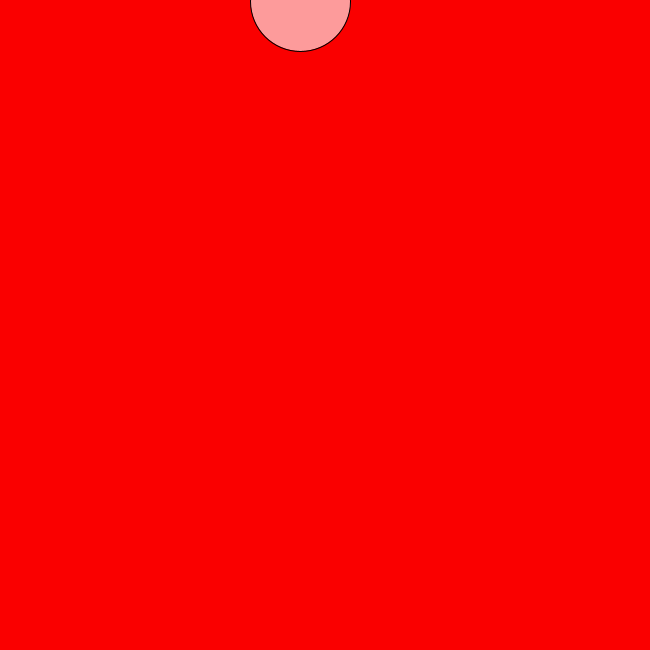
Frame 1 (no input)
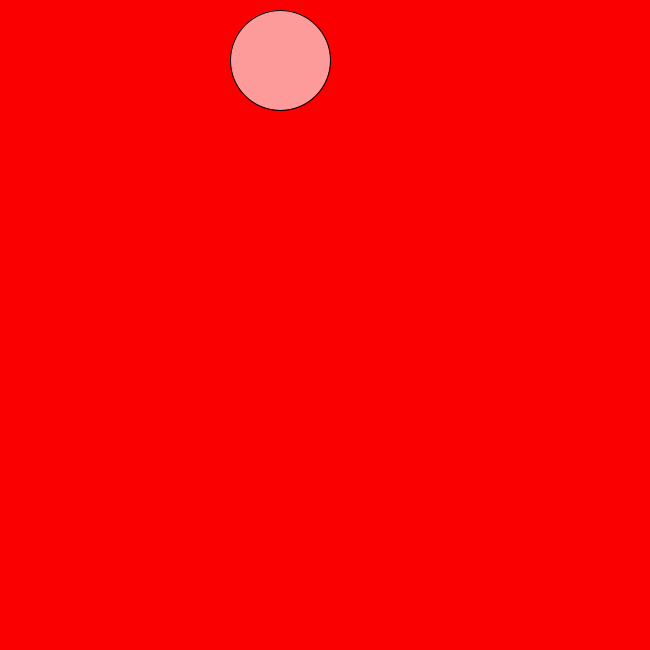
Frame 60 (the mouse pressed at the canvas centre just before this capture)
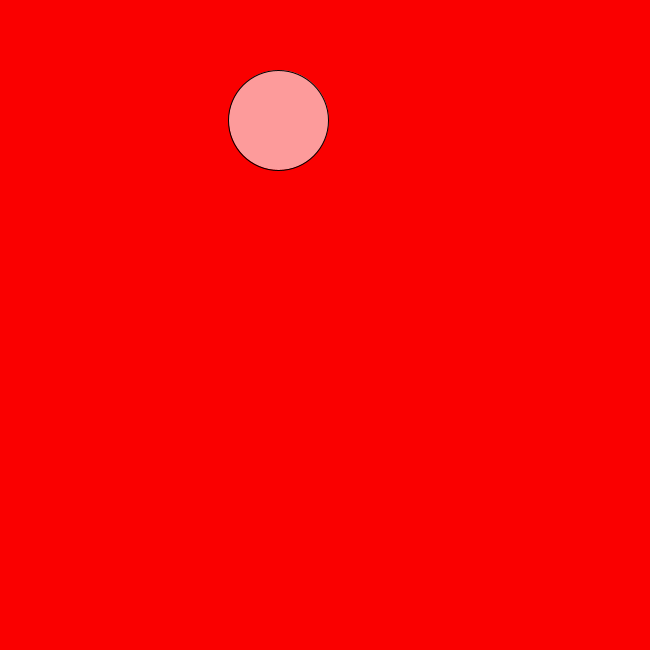
Frame 120 (the mouse held since frame 60 and released just before this capture)

The Processing sketch that drew these frames (run headless with seeded random() and noise(); from frame 60 on, the mouse is pressed at the canvas centre):

// Processing sketch: Random_X_falling_circle
// ── Random_X_falling_circle.pde
int y = 0;
float x = 300;
float z = 300;

void setup(){
  size(650,650);
  frameRate(800);
}

void draw(){
  background(#FA0000);
  y = y + 1;
 float x = random(z - 2, z + 2);
 z = x + 0;
 
  if (y > height) {
    y = 0;
    x = 0;
  }
  
  if (x > width) {
    x = 300;
    z = 300;
  }
  
   if (x < 0) {
    x = 300;
    z = 300;
  }
  println(x);
  fill(255,255,255,155);
  ellipse(x,y,100,100);
}
